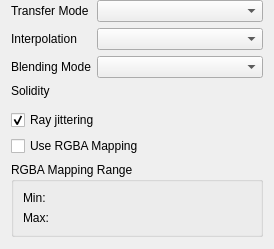
<?xml version="1.0" encoding="UTF-8"?>
<ui version="4.0">
 <class>ModuleVolumeWidget</class>
 <widget class="QWidget" name="ModuleVolumeWidget">
  <property name="geometry">
   <rect>
    <x>0</x>
    <y>0</y>
    <width>274</width>
    <height>249</height>
   </rect>
  </property>
  <property name="windowTitle">
   <string>Form</string>
  </property>
  <layout class="QVBoxLayout" name="verticalLayout">
   <property name="topMargin">
    <number>0</number>
   </property>
   <property name="bottomMargin">
    <number>12</number>
   </property>
   <item>
    <layout class="QFormLayout" name="formLayout">
     <item row="0" column="0">
      <widget class="QLabel" name="label">
       <property name="text">
        <string>Transfer Mode</string>
       </property>
      </widget>
     </item>
     <item row="0" column="1">
      <widget class="QComboBox" name="cbTransferMode"/>
     </item>
     <item row="1" column="0">
      <widget class="QLabel" name="label_5">
       <property name="text">
        <string>Interpolation</string>
       </property>
      </widget>
     </item>
     <item row="1" column="1">
      <widget class="QComboBox" name="cbInterpolation"/>
     </item>
     <item row="2" column="0">
      <widget class="QLabel" name="label_4">
       <property name="text">
        <string>Blending Mode</string>
       </property>
      </widget>
     </item>
     <item row="2" column="1">
      <widget class="QComboBox" name="cbBlending"/>
     </item>
    </layout>
   </item>
   <item>
    <layout class="QFormLayout" name="formLayout_2">
     <item row="0" column="0">
      <widget class="QLabel" name="solidityLabel">
       <property name="toolTip">
        <string>&lt;html&gt;&lt;head/&gt;&lt;body&gt;&lt;p&gt;The &amp;quot;solidity&amp;quot; adjusts the unit distance on which the scalar opacity transfer function is defined. By default this is 1.0, meaning that over a distance of 1.0 units, a given opacity (from the transfer function) is accumulated. This is adjusted for the actual sampling distance during rendering.&lt;/p&gt;&lt;/body&gt;&lt;/html&gt;</string>
       </property>
       <property name="text">
        <string>Solidity</string>
       </property>
      </widget>
     </item>
     <item row="0" column="1">
        <widget class="tomviz::DoubleSliderWidget" name="soliditySlider" native="true"/>
     </item>
    </layout>
   </item>
   <item>
    <widget class="QCheckBox" name="cbJittering">
     <property name="text">
      <string>Ray jittering</string>
     </property>
     <property name="checked">
      <bool>true</bool>
     </property>
    </widget>
   </item>
   <item>
    <widget class="QCheckBox" name="useRgbaMapping">
     <property name="toolTip">
      <string>&lt;html&gt;&lt;head/&gt;&lt;body&gt;&lt;p&gt;This option is for 3-component data only. If checked, the three components will be mapped directly to RGB values, where the first, second, and third components are mapped to red, green, and blue, respectively, instead of using the color map to determine color. Additionally, the norm will be used along with the opacity editor to compute opacity.&lt;/p&gt;&lt;p&gt;The RGBA mapping range is used to determine the range of data values that get rescaled to the RGB color range.&lt;/p&gt;&lt;p&gt;If unchecked, the norm of the data is displayed instead.&lt;/p&gt;&lt;/body&gt;&lt;/html&gt;</string>
     </property>
     <property name="text">
      <string>Use RGBA Mapping</string>
     </property>
    </widget>
   </item>
   <item>
    <widget class="QGroupBox" name="groupRgbaMappingRange">
     <property name="toolTip">
      <string>&lt;html&gt;&lt;head/&gt;&lt;body&gt;&lt;p&gt;Set the range of data values that get mapped to the RGB range. Data values below the range will have the minimum RGB values, and data values above the range will have the maximum RGB values.&lt;/p&gt;&lt;/body&gt;&lt;/html&gt;</string>
     </property>
     <property name="title">
      <string>RGBA Mapping Range</string>
     </property>
     <layout class="QGridLayout" name="gridLayout">
      <item row="0" column="0">
       <widget class="QLabel" name="rgbaMappingMinLabel">
        <property name="text">
         <string>Min:</string>
        </property>
       </widget>
      </item>
      <item row="1" column="0">
       <widget class="QLabel" name="rgbaMappingMaxLabel">
        <property name="text">
         <string>Max:</string>
        </property>
       </widget>
      </item>
      <item row="0" column="1">
       <widget class="tomviz::DoubleSliderWidget" name="sliRgbaMappingMin" native="true"/>
      </item>
      <item row="1" column="1">
       <widget class="tomviz::DoubleSliderWidget" name="sliRgbaMappingMax" native="true"/>
      </item>
     </layout>
    </widget>
   </item>
  </layout>
 </widget>
 <customwidgets>
  <customwidget>
   <class>tomviz::DoubleSliderWidget</class>
   <extends>QWidget</extends>
   <header>DoubleSliderWidget.h</header>
   <container>1</container>
  </customwidget>
 </customwidgets>
 <tabstops>
  <tabstop>cbTransferMode</tabstop>
  <tabstop>cbInterpolation</tabstop>
  <tabstop>cbBlending</tabstop>
  <tabstop>cbJittering</tabstop>
  <tabstop>useRgbaMapping</tabstop>
 </tabstops>
 <resources/>
 <connections>
  <connection>
   <sender>useRgbaMapping</sender>
   <signal>toggled(bool)</signal>
   <receiver>groupRgbaMappingRange</receiver>
   <slot>setVisible(bool)</slot>
   <hints>
    <hint type="sourcelabel">
     <x>136</x>
     <y>135</y>
    </hint>
    <hint type="destinationlabel">
     <x>136</x>
     <y>194</y>
    </hint>
   </hints>
  </connection>
 </connections>
</ui>
